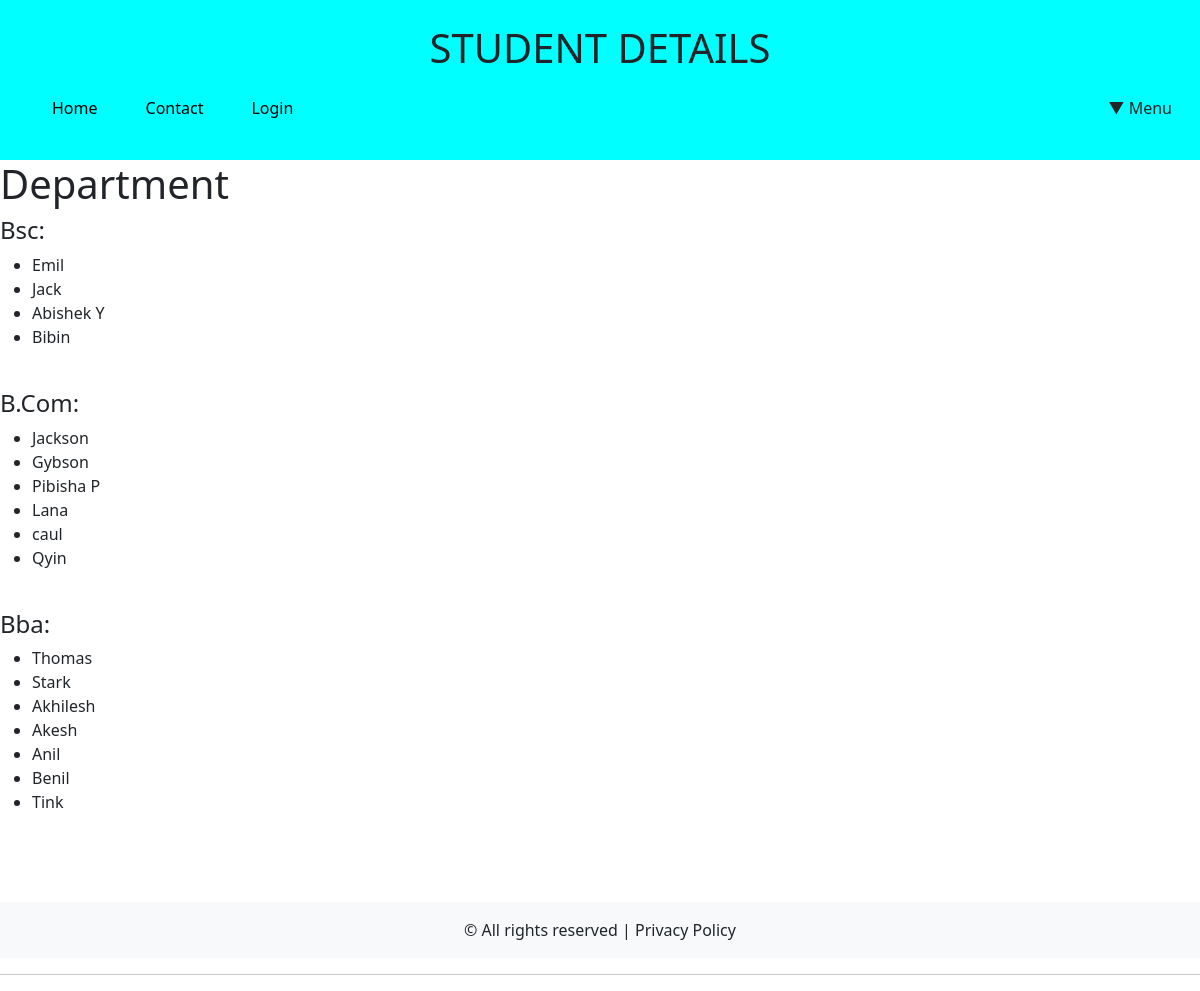
Page /department/ on the committed database.
### student/models.py (models this page shows, shortened)
class student(models.Model):
    DEPARTMENT_CHOICES = [
        ('Bsc','Bsc'),
        ('B.Com','B.Com'),
        ('Bba','Bba')
    ]
    name=models.CharField(max_length=255,null=True)
    email = models.EmailField(unique=True, null=True, blank=True)
    deaprtment=models.CharField(max_length=255,choices=DEPARTMENT_CHOICES)
    grade=models.CharField(max_length=2,null=True)
    mark=models.IntegerField(default=0)
    image = models.ImageField(upload_to='student_images/', null=True, blank=True)

### student/views.py (the view)
# urls.py: path('department/',views.department,name='department'),
def department(request):
    mymem=student.objects.all()
    Bsc=[]
    BCom=[]
    Bba=[]
    for i in mymem:
        if i.deaprtment == 'Bsc':
            Bsc.append(i.name)
        elif i.deaprtment == 'B.Com':
            BCom.append(i.name)
        else:
            Bba.append(i.name)
    con={
        'bsc':Bsc,
        'bcom':BCom,
        'bba':Bba
    }
    return render(request,'department.html',con)

### student/templates/department.html
{% extends 'base.html' %}
{% block content %}
<body>
    <h1>Department</h1>
    <h4>Bsc:</h4>
    <ul>
        {% for n in bsc %}
            <li>{{ n }}</li>
        {% empty %}
            <p>No Students</p>
        {% endfor %}
    </ul>
    <br>
    <h4>B.Com:</h4>
    <ul>
        {% for n in bcom %}
            <li>{{ n }}</li>
        {% empty %}
            <p>No Students</p>
        {% endfor %}
    </ul>
    <br>
    <h4>Bba:</h4>
    <ul>
        {% for n in bba %}
            <li>{{ n }}</li>
        {% empty %}
            <p>No Students</p>
        {% endfor %}
    </ul>
    <br>
</body>
{% endblock %}

### rows in the picture
student: bsc "Emil"
student: bsc "Jack"
student: bsc "Abishek Y"
student: bsc "Bibin"
student: bcom "Jackson"
student: bcom "Gybson"
student: bcom "Pibisha P"
student: bcom "Lana"
student: bcom "caul"
student: bcom "Qyin"
student: bba "Thomas"
student: bba "Stark"
student: bba "Akhilesh"
student: bba "Akesh"
student: bba "Anil"
student: bba "Benil"
student: bba "Tink"
